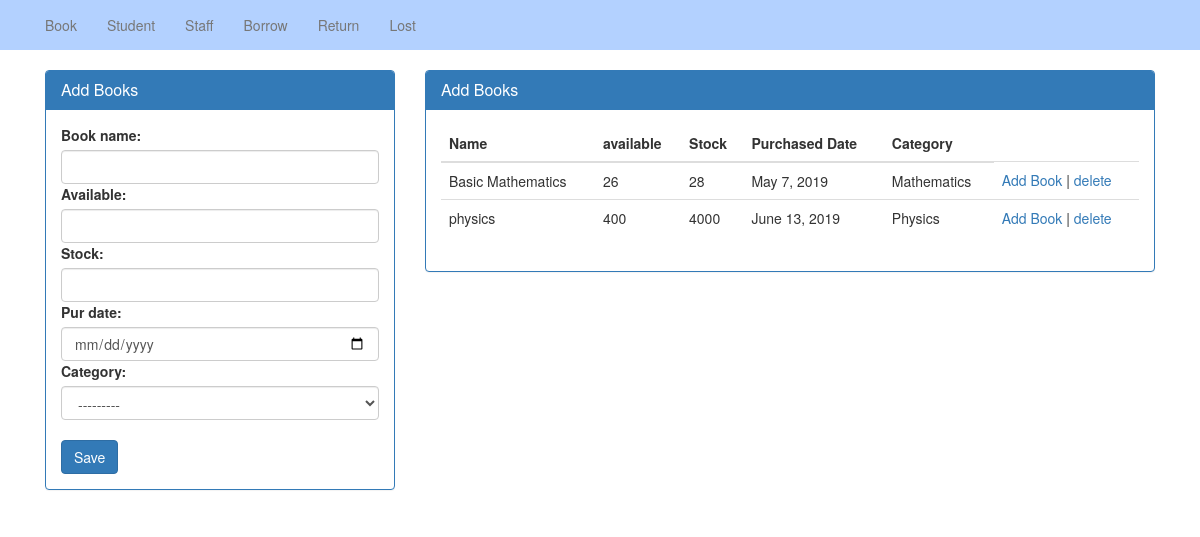
/book/, run on the app's committed database.
### book/models.py (models this page shows, shortened)
class Book(models.Model):
    book_name = models.CharField(max_length=20,unique=True)
    pur_date = models.DateField()
    available = models.IntegerField(validators=[is_posititve],default=1)
    stock = models.IntegerField(validators=[is_posititve],default=1)
    category = models.ForeignKey(BookCategory,on_delete=models.CASCADE)

class BookCategory(models.Model):
    title = models.CharField(max_length=20)
    def __str__(self):
        return self.title

### library/views.py (the view, shortened to what this page needs)
# urls.py: path('book/', views.book, name='book'),
def book(request):
    if request.method=="GET":
        books = Book.objects.all()
        context = {
            'form': BookForm,'book1':books
        }
        return render(request,'book.html',context)

### templates/book.html (shortened to what this page needs)
{% extends 'master/base.html' %}
{% block 'content' %}
    <div class="container">
        <div class="col-md-4">
            <div class="panel panel-primary">
              <div class="panel-heading">
                <h3 class="panel-title">Add Books</h3>
              </div>
              <div class="panel-body">
                      <form method="POST" action="{% url 'book' %}">
                        {{form}}
                          <br/>
                          <button type="submit" class="btn btn-primary">Save</button>
                      </form>
              </div>
            </div>
        </div>
        <div class="col-md-8">
            <div class="panel panel-primary">
              <div class="panel-heading">
                <h3 class="panel-title">Add Books</h3>
              </div>
              <div class="panel-body">
                <table class="table table-hover">
                    <thead>
                        <tr>
                            <th>Name</th>
                            <th>available</th>
                            <th>Stock</th>
                            <th>Purchased Date</th>
                            <th>Category</th>
                        </tr>
                    </thead>
                    <tbody>
                        {% for bks in book1 %}
                        <tr>
                            <td>{{bks.book_name}}</td>
                            <td>{{bks.available}}</td>
                            <td>{{bks.stock}}</td>
                            <td>{{bks.pur_date}}</td>
                            <td>{{bks.category}}</td>
                            <td><a href="{% url 'add_book' bks.id %}">Add Book</a> |
                                <a href="{% url 'delete_item' bks.id%}">delete</a></td>
                        </tr>
                        {% endfor %}
                    </tbody>
                </table>
              </div>
            </div>
        </div>
    </div>
{% endblock %}

### data on the page
Book: book_name "Basic Mathematics", available "26", stock "28", pur_date "May 7, 2019", category "Mathematics"
Book: book_name "physics", available "400", stock "4000", pur_date "June 13, 2019", category "Physics"
